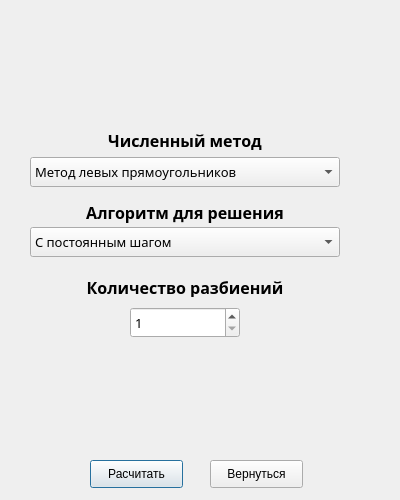
<?xml version="1.0" encoding="UTF-8"?>
<ui version="4.0">
 <class>Task1Window</class>
 <widget class="QDialog" name="Task1Window">
  <property name="geometry">
   <rect>
    <x>0</x>
    <y>0</y>
    <width>400</width>
    <height>500</height>
   </rect>
  </property>
  <property name="minimumSize">
   <size>
    <width>400</width>
    <height>500</height>
   </size>
  </property>
  <property name="maximumSize">
   <size>
    <width>400</width>
    <height>500</height>
   </size>
  </property>
  <property name="windowTitle">
   <string>Численные методы интегрирования</string>
  </property>
  <widget class="QComboBox" name="comboBMethod">
   <property name="geometry">
    <rect>
     <x>30</x>
     <y>157</y>
     <width>310</width>
     <height>30</height>
    </rect>
   </property>
   <property name="font">
    <font>
     <family>Calibri Light</family>
     <pointsize>10</pointsize>
    </font>
   </property>
   
   <item>
    <property name="text">
     <string>Метод левых прямоугольников</string>
    </property>
   </item>
   <item>
    <property name="text">
     <string>Метод правых прямоугольников</string>
    </property>
   </item>
   <item>
    <property name="text">
     <string>Метод трапеций</string>
    </property>
   </item>
   <item>
    <property name="text">
     <string>Метод парабол</string>
    </property>
   </item>
  </widget>
  <widget class="QLabel" name="lMethod">
   <property name="geometry">
    <rect>
     <x>90</x>
     <y>130</y>
     <width>190</width>
     <height>20</height>
    </rect>
   </property>
   <property name="font">
    <font>
     <family>Bahnschrift Light</family>
     <pointsize>12</pointsize>
     <weight>75</weight>
     <bold>true</bold>
     <kerning>true</kerning>
    </font>
   </property>
   <property name="text">
    <string>Численный метод</string>
   </property>
   <property name="alignment">
    <set>Qt::AlignCenter</set>
   </property>
  </widget>
  <widget class="QLabel" name="lAlgorithm">
   <property name="geometry">
    <rect>
     <x>65</x>
     <y>197</y>
     <width>240</width>
     <height>31</height>
    </rect>
   </property>
   <property name="font">
    <font>
     <family>Bahnschrift Light</family>
     <pointsize>12</pointsize>
     <weight>75</weight>
     <bold>true</bold>
    </font>
   </property>
   <property name="text">
    <string>Алгоритм для решения</string>
   </property>
   <property name="alignment">
    <set>Qt::AlignCenter</set>
   </property>
  </widget>
  <widget class="QComboBox" name="comboBAlgorithm">
   <property name="geometry">
    <rect>
     <x>30</x>
     <y>227</y>
     <width>310</width>
     <height>30</height>
    </rect>
   </property>
   <property name="font">
    <font>
     <family>Calibri Light</family>
     <pointsize>10</pointsize>
    </font>
   </property>
   <item>
    <property name="text">
     <string>С постоянным шагом</string>
    </property>
   </item>
   <item>
    <property name="text">
     <string>С переменным шагом</string>
    </property>
   </item>
  </widget>
  <widget class="QSpinBox" name="spinN">
   <property name="geometry">
    <rect>
     <x>130</x>
     <y>307</y>
     <width>110</width>
     <height>31</height>
    </rect>
   </property>
   <property name="font">
    <font>
     <family>Calibri Light</family>
     <pointsize>10</pointsize>
    </font>
   </property>
   <property name="minimum">
    <number>1</number>
   </property>
   <property name="maximum">
    <number>10000</number>
   </property>
  </widget>
  <widget class="QLabel" name="lSplits">
   <property name="geometry">
    <rect>
     <x>65</x>
     <y>277</y>
     <width>240</width>
     <height>20</height>
    </rect>
   </property>
   <property name="font">
    <font>
     <family>Bahnschrift Light</family>
     <pointsize>12</pointsize>
     <weight>75</weight>
     <bold>true</bold>
    </font>
   </property>
   <property name="text">
    <string>Количество разбиений</string>
   </property>
   <property name="alignment">
    <set>Qt::AlignCenter</set>
   </property>
  </widget>
  <widget class="QLabel" name="lIntegral">
   <property name="geometry">
    <rect>
     <x>80</x>
     <y>30</y>
     <width>230</width>
     <height>61</height>
    </rect>
   </property>
   <property name="text">
    <string/>
   </property>
   <property name="pixmap">
    <pixmap>CodeCogsEqn.png</pixmap>
   </property>
   <property name="scaledContents">
    <bool>true</bool>
   </property>
  </widget>
  <widget class="QLabel" name="lOutputRes">
   <property name="geometry">
    <rect>
     <x>10</x>
     <y>370</y>
     <width>381</width>
     <height>61</height>
    </rect>
   </property>
   <property name="font">
    <font>
     <family>Calibri Light</family>
     <pointsize>12</pointsize>
     <weight>75</weight>
     <bold>true</bold>
    </font>
   </property>
   <property name="text">
    <string/>
   </property>
   <property name="alignment">
    <set>Qt::AlignCenter</set>
   </property>
  </widget>
  <widget class="QPushButton" name="bCalculation">
   <property name="geometry">
    <rect>
     <x>90</x>
     <y>460</y>
     <width>93</width>
     <height>28</height>
    </rect>
   </property>
   <property name="text">
    <string>Расчитать</string>
   </property>
  </widget>
  <widget class="QPushButton" name="bReturn">
   <property name="geometry">
    <rect>
     <x>210</x>
     <y>460</y>
     <width>93</width>
     <height>28</height>
    </rect>
   </property>
   <property name="text">
    <string>Вернуться</string>
   </property>
  </widget>
 </widget>
 <resources/>
 <connections/>
</ui>
